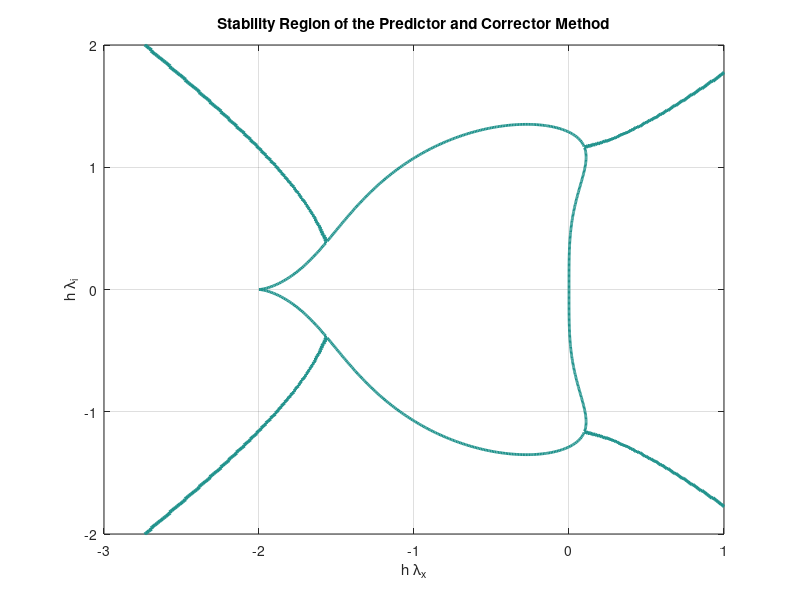
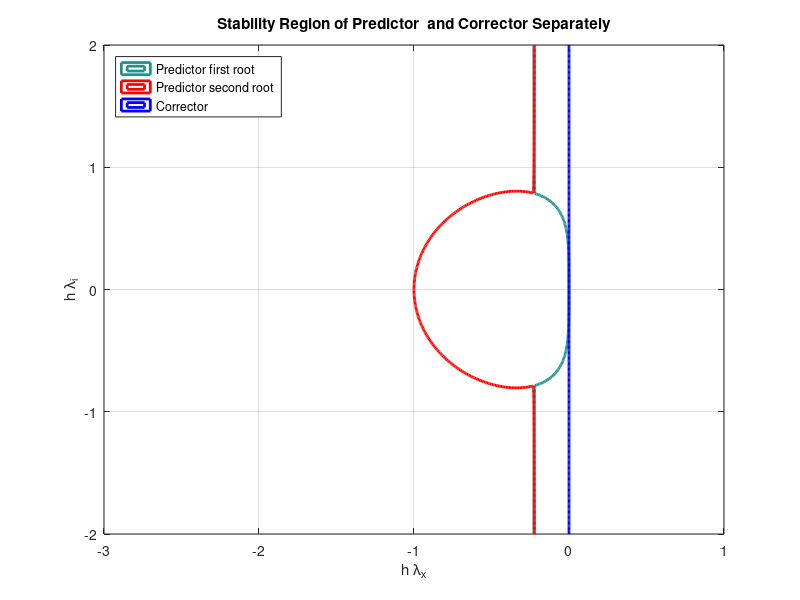

Write the MATLAB code that produced these figures, in order.
%---------------Homework 4----Problem 5------------------
clear all
clc

x = -3:0.01:1;%The real part of h*lambda
y = -2:0.01:2;%The imaginary part of h*lambda

[x,y] = meshgrid(x,y);

z = x+i*y;% z is equal to h*lambda
R1 = (1/2) * ( (1 + z +(3/4)*z.^2) + sqrt(  (1 + z +(3/4)*z.^2).^2 - z.^2  ));;% The first root of Predictor and Corrector Method
zlevel1 = abs(R1);% The absolute value of the first root
contour(x,y,zlevel1,[1 1], 'LineWidth',2);

hold on
R2 = (1/2) * ( (1 + z +(3/4)*z.^2) - sqrt(  (1 + z +(3/4)*z.^2).^2 - z.^2  ));% The second root of Predictor and Corrector Method
zlevel2 = abs(R2);% The absolute value of the second root
contour(x,y,zlevel2,[1 1],'LineWidth',2);
grid on, title('Stability Region of the Predictor and Corrector Method')
xlabel('h \lambda_{x}');
ylabel('h \lambda_{i}');

%%
% If we consider the predictor  and corrector separately and independently with no affecting
% on each other

%1.Predictor

R3 = (1/2) * ( (1 +(3/2)*z) + sqrt(  (1 +(3/2)*z).^2 - 2*z  ));
zlevel3 = abs(R3);

figure

contour(x,y,zlevel3,[1 1], 'LineWidth',2);

hold on

R4 = (1/2) * ( (1 +(3/2)*z) - sqrt(  (1 +(3/2)*z).^2 - 2*z  ));
zlevel4 = abs(R4);
contour(x,y,zlevel4,[1 1], 'r','LineWidth',2);

hold on

%2.Corrector

R5=(2+z)./(2-z);
zlevel5 = abs(R5);
contour(x,y,zlevel5,[1 1],'b', 'LineWidth',2);
grid on, title('Stability Region of Predictor  and Corrector Separately')
legend('Predictor first root','Predictor second root','Corrector','Location','northwest')
xlabel('h \lambda_{x}');
ylabel('h \lambda_{i}');